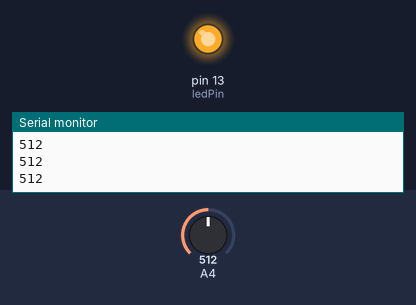
A sketch run on a simulated Arduino Uno, built with avr-gcc and run on an emulated ATmega328P. Shown: output pins drawn as LEDs (lit = HIGH), the last lines printed to the serial monitor. The inputs (shaded band) are chosen by the test bench; at power-on: A4 = 512.

Above: at 1.2 s.
1.3 s: A4 set to 504
At 2.1 s:
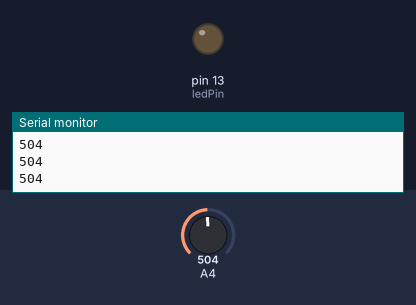
2.8 s: A4 set to 716
At 3.4 s:
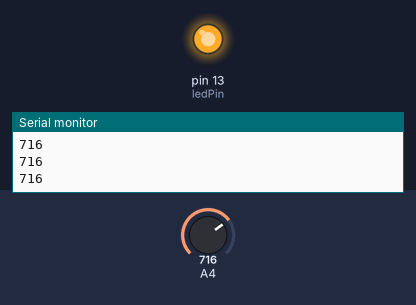
4.3 s: A4 set to 511
At 5.7 s:
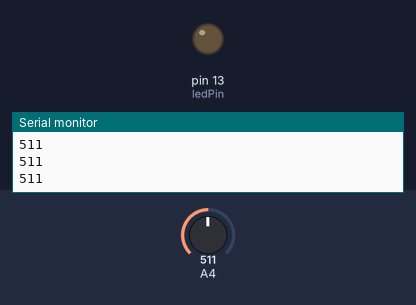
Timing chart, 0 to 7.3 s (numbered marks = the images above; inputs shaded):
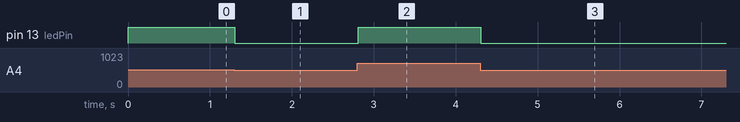

Measured:
- the behaviour switches between 512 and 511 on A4 (found by bisection; images 0 and 1)
- after the input at 1.3 s, pin 13 (ledPin): HIGH → LOW at once
- after the input at 2.8 s, pin 13 (ledPin): LOW → HIGH at once
- after the input at 4.3 s, pin 13 (ledPin): HIGH → LOW at once

The sketch:

PWM.ino
```cpp
int ledPin = 13;

void setup() {
  pinMode(ledPin, OUTPUT);
  Serial.begin(9600);
}

void loop() {
  int light = analogRead(18);
  Serial.println(light);
  analogWrite(ledPin, light/4);
}
```
